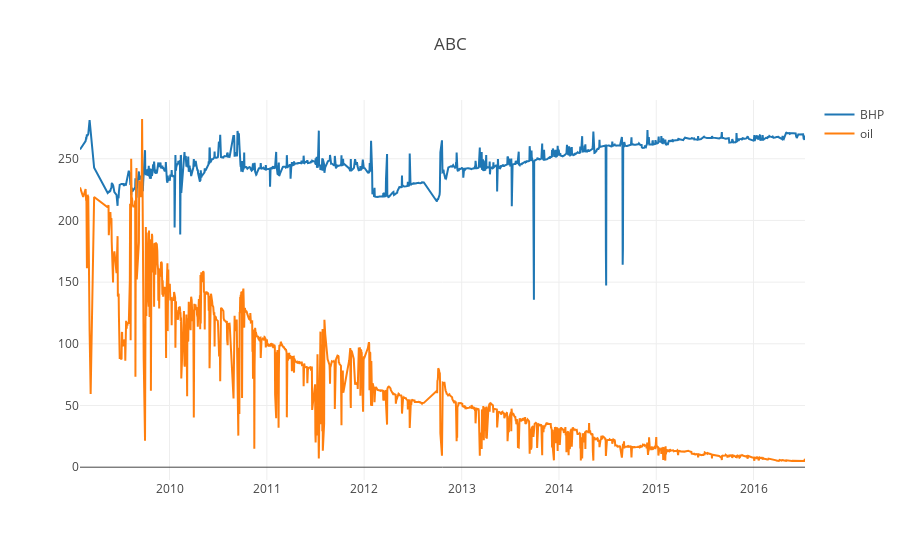

Source (notebook cell):
### Code cell
trace1 = go.Scatter(x = time, 
          y = df["AVG_DOWNHOLE_PRESSURE"],
                   name = "BHP")
trace2 = go.Scatter(x = time,
          y = df["BORE_OIL_VOL"]/20,
                   name = "oil")
data = [trace1, trace2]
layout = {"title": "ABC"}
fig = go.Figure(data=data, layout = layout)
py.iplot(fig)

### Figure 1 — Plotly figure (JSON) as saved in the notebook; plotly's stock layout.template omitted (floating-point values rounded to 4 significant figures; data arrays with more than 128 entries replaced by an {"elided": "..."} marker saying what was removed)
{"data": [{"name": "BHP", "type": "scatter", "uid": "1ee465a0-c940-4f33-bc9e-bc71c234bfa0", "x": {"elided": "2365 str values"}, "y": {"elided": "2365 float values"}}, {"name": "oil", "type": "scatter", "uid": "fccf8377-4a67-4044-9d4a-5b763644066d", "x": {"elided": "2365 str values"}, "y": {"elided": "2365 float values"}}], "layout": {"title": {"text": "ABC"}}}
